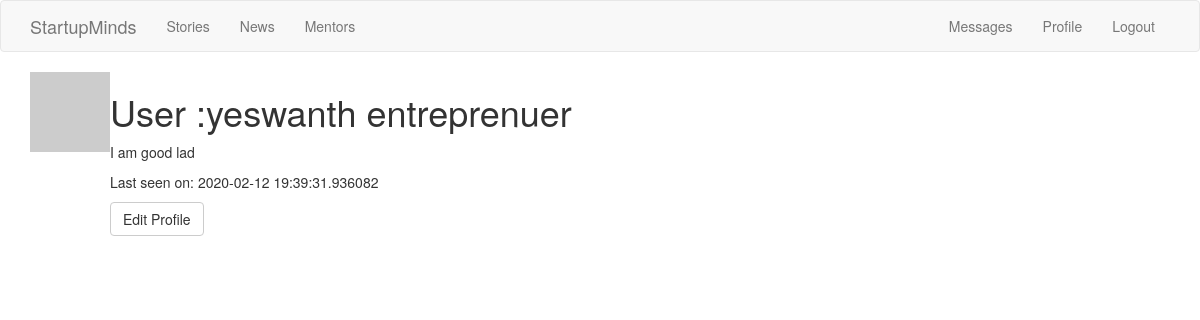
The page /user/yeswanth/ (signed in) on the database as committed earlier.
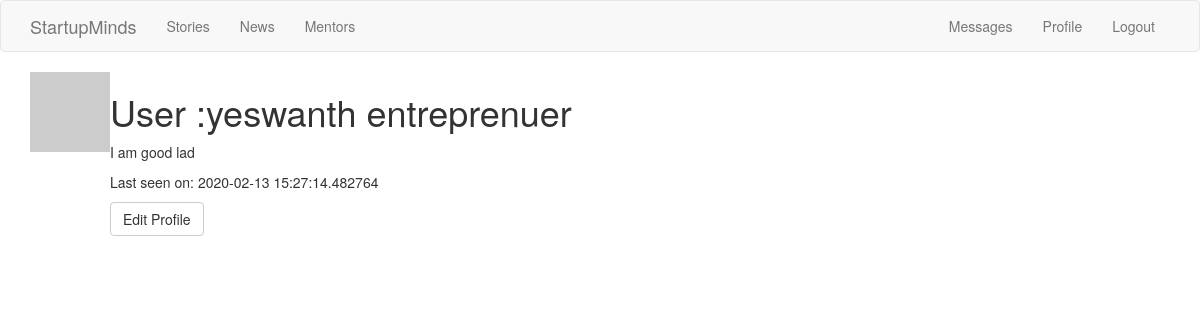
The same page on the database as committed later.
### app/models.py (models this page shows, shortened)
class User( UserMixin, db.Model):
	__tablename__ = 'user'
	user_id = db.Column(db.Integer , primary_key=True)
	username = db.Column(db.String(64) ,index=True , unique=True)
	email = db.Column(db.String(64) , index=True , unique=True)
	password_hash = db.Column(db.String(200))
	about_me = db.Column(db.String(200))
	last_seen = db.Column(db.DateTime , default=datetime.utcnow)
	user_category = db.Column(db.String(50) ,default=None)
	sector = db.Column(db.String(50) , default=None)
	posts = db.relationship('Post' , backref='author' , lazy='dynamic')
	stories = db.relationship('Stories' , backref='author' , lazy='dynamic')
	messages_sent = db.relationship('Message' , backref='author', foreign_keys='Message.sender_id' ,lazy='dynamic')
	messages_recieved = db.relationship('Message' , backref='recipient' ,foreign_keys='Message.recipient_id' , lazy='dynamic')
	last_message_read_time = db.Column(db.DateTime)
	followed = db.relationship(
	'User', secondary=followers,
	primaryjoin=(followers.c.follower_id == user_id),
	secondaryjoin=(followers.c.followed_id == user_id),
	backref=db.backref('followers', lazy='dynamic'), lazy='dynamic')
	def get_id(self):
		return (self.user_id)
	def avatar(self, size):
		digest = md5(self.email.lower().encode('utf-8')).hexdigest()
		return 'https://www.gravatar.com/avatar/{}?d=identicon&s={}'.format(digest, size)

### app/views.py (the view)
@app.route('/user/<username>/')
@login_required
def user(username):
	user = User.query.filter_by(username=username).first_or_404()
	return render_template("user.html", user=user )

### app/models.py (called while the page is built)
@login.user_loader
def user_loader(user_id):
	return User.query.get(int(user_id))

### app/views.py (called while the page is built)
@app.before_request
def before_request():
	if current_user.is_authenticated:
		current_user.last_seen = datetime.utcnow()
		db.session.commit()

### app/templates/user.html (shortened to what this page needs)
{% extends "theme.html" %}
{% block app_content%}
	<table>
		<tr valign="top">
			<td><img src="{{user.avatar(128)}}"></td>
			<td>
				<h1>User :{{user.username}} {{user.user_category}}</h1>
				{% if user.about_me %}<p>{{user.about_me}}</p>{% endif %}
				{%if user.last_seen %}<p>Last seen on: {{user.last_seen}}</p> {% endif %}
				<p>
					{% if user == current_user %}
						<a role="button" class="btn btn-default" href="{{url_for('editprofile')}}">Edit Profile</a>
					{% elif not current_user.is_following(user) %}
						<a href="{{url_for('follow',username=user.username)}}" class="btn btn-default" role="button">Follow</a>
					{% else %}
						<a href="{{url_for('unfollow' , username=user.username)}}" role="button" class="btn btn-default">Unfollow</a>
					{% endif %}
           		 </p>
			</td>
		</tr>
	</table>
{% endblock%}

### app/templates/theme.html (shortened to what this page needs)
{% extends 'bootstrap/base.html' %}
{% block navbar %}
	<nav class="navbar navbar-default">
        <div class="container">
            <div class="navbar-header">
                <a class="navbar-brand" href="{{ url_for('home') }}">StartupMinds</a>
            </div>
            <div class="collapse navbar-collapse" id="bs-example-navbar-collapse-1">
                <ul class="nav navbar-nav">
                    <li><a href="{{ url_for('stories') }}">Stories</a></li>
                    <li><a href="{{url_for('news')}}">News</a></li>
                    {% if current_user.user_category == "entreprenuer" %}
                    <li><a href="{{url_for('mentors')}}">Mentors</a></li>
                    {% endif %}
                </ul>
                <ul class="nav navbar-nav navbar-right">
                    {% if current_user.is_anonymous %}
                    <li><a href="{{ url_for('login') }}">Login</a></li>
                    {% else %}
                    <li><a href="{{url_for('messages')}}">Messages</a></li>
                    <li><a href="{{ url_for('user', username=current_user.username) }}">Profile</a></li>
                    <li><a href="{{ url_for('logout') }}">Logout</a></li>
                    {% endif %}
                </ul>
            </div>
        </div>
    </nav>
{% endblock %}
{% block content %}
	<div class="container">
		{% block app_content %}
        {% endblock %}
	</div>
{% endblock %}

Rows that differ between the two databases and show on the page:
changed User "yeswanth": last_seen "2020-02-12 19:39:31.936082" → "2020-02-13 15:27:14.482764"
